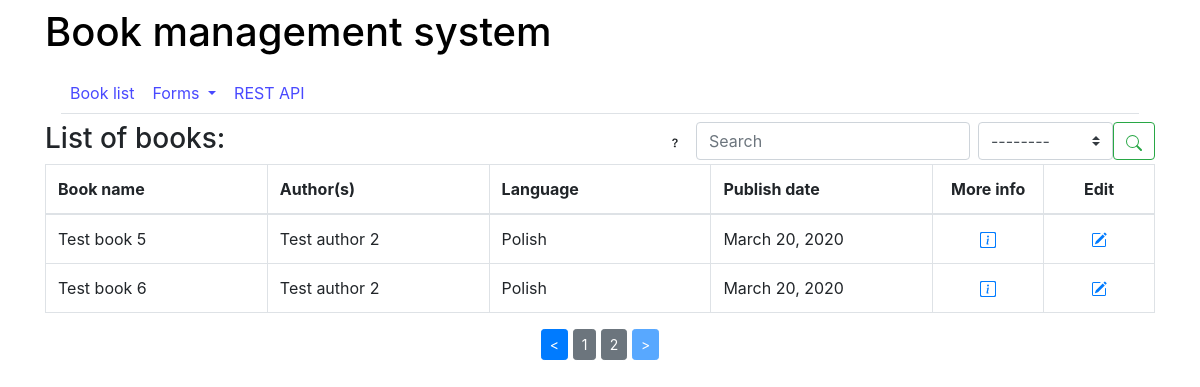
/book_list?page=2, run on an earlier commit of the app's database.
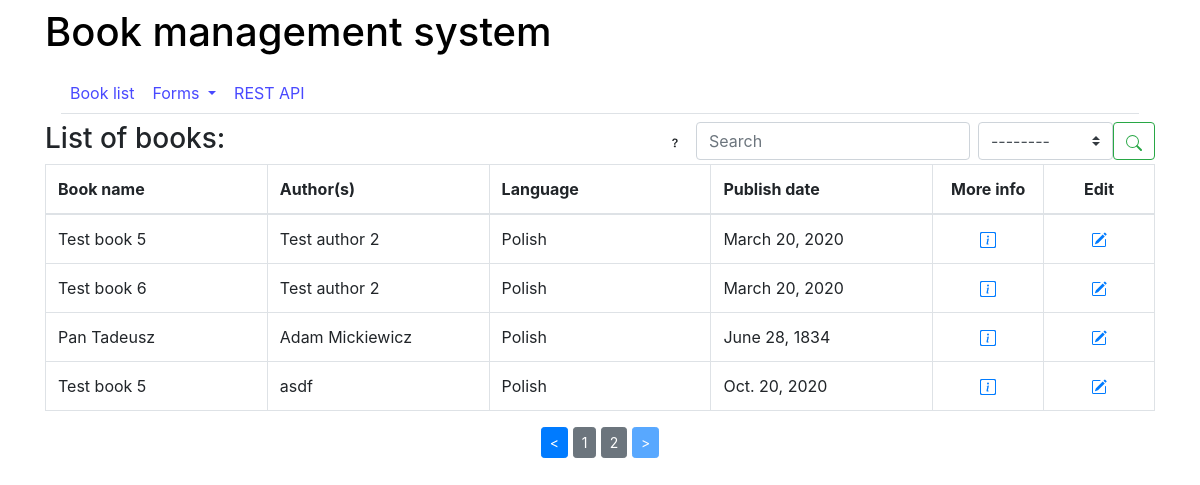
And on a later commit of the database.
### bookManagement/models.py (models this page shows)
class Book(models.Model):
    title = models.CharField(max_length = 50)
    authors = models.CharField(max_length = 50)
    publishedDate = models.DateField(help_text = "Use 'yyyy-mm-dd' date format. For example '2020-10-30'.")
    isbnType = models.CharField(max_length = 7, choices = ISBN_TYPE_CHOICES, help_text = "Choose type of ISBN normalization you want to use.")
    isbnId = models.CharField(max_length = 17, help_text = "Insert ISBN ID compatible with type you have chosen. For example (for ISBN-13): 978-2-1234-5680-3 or 9782123456803.")
    pageCount = models.PositiveIntegerField()
    image = models.URLField()
    language = models.CharField(max_length = 50)

### bookManagement/views.py (the view)
# urls.py: path('book_list', views.book_list, name='book_list'),
def book_list(request):
    try:
        book_list = Book.objects.all()
        page = request.GET.get('page', 1)
        paginator = Paginator(book_list, 5)
        try:
            books = paginator.page(page)
        except PageNotAnInteger:
            books = paginator.page(1)
        except EmptyPage:
            books = paginator.page(paginator.num_pages)
        return render(request, 'book_list.html', { 'books': books })
    except Exception as exception:
        error = "Something went wrong. If error occurs often please send error message contained below to administator."
        error_message = str(exception)
        return render(request, 'error.html', {'em':error_message, 'e':error})

### bookManagement/templates/book_list.html (shortened to what this page needs)
{% extends 'base.html' %}
{% block content %}
<div class="container">
    <div class="row">
        <div class="col">
            <h3>List of books:</h3>
        </div>
        <div class="col">
            <form method="GET" action="{% url 'book_search' %}"  role="form" class="form-inline float-right">
                <a type="button" class="btn btn-outline my-2 my-sm-0" data-toggle="modal" href="#ModalQuestionmark"></button>
                </a>
                <input class="form-control mr-sm-2" type="text" placeholder='Search' id="searchPlaceholder" aria-label="Search" name="keyword">
                <select class="browser-default custom-select" name="parameter">
                    <option selected="">--------</option>
                </select>
                <button class="btn btn-outline-success my-2 my-sm-0" type="submit">
                </button>
            </form>
        </div>
    </div>
    <div class="row" id="books">
        {% if books %}
            <div class="col-sm">
            <table class="table table-bordered">
                <thead>
                    <tr>
                        <th style="width: 20%">Book name</th>
                        <th style="width: 20%">Author(s)</th>
                        <th style="width: 20%">Language</th>
                        <th style="width: 20%">Publish date</th>
                        <th style="width: 10%" class="text-center">More info</th>
                        <th style="width: 10%" class="text-center">Edit</th>
                    </tr>
                </thead>
                <tbody>
                {% for book in books %}
                    <tr>
                        <td>{{ book.title }}</td>
                        <td>{{ book.authors }}</td>
                        <td>{{ book.language }}</td>
                        <td>{{ book.publishedDate }}</td>
                        <td class="text-center">
                            <a type="button" data-toggle="modal" href="#Modal{{ book.id }}"></button>
                            </a>
                        </td>
                        <td class="text-center">
                            <a href="{% url 'book_edit' book.id %} " type="button">
                            </a>
                        </td>
                    </tr>
                {% endfor %}
                </tbody>
            </table>
        {% else %}
            <div class="col-sm">
                <p>There are books in the system.</p>
            </div>
        {% endif %}
    </div>
</div>
<div class="container">
    <div class="row justify-content-center" id="pagination">
    {% if books.has_other_pages %}
        <div>
            {% if books.has_previous %}
                <a href="?page={{ books.previous_page_number }}" class="btn btn-primary btn-sm">&lt;</a>
            {% else %}
                <button class="btn btn-primary btn-sm disabled">&lt;</button>
            {% endif %}
            {% for i in books.paginator.page_range %}
                {% if packages.number == i %}
                <button class="active btn btn-secondary btn-sm"> {{ i }} <span class="sr-only">(current)</span></button>
                {% else %}
                <a href="?page={{ i }}" class="btn btn-secondary btn-sm"> {{ i }} </a>
                {% endif %}
            {% endfor %}
            {% if books.has_next %}
                <a href="?page={{ books.next_page_number }}" class="btn btn-primary btn-sm">&gt;</a>
            {% else %}
                <button class="btn btn-primary btn-sm disabled">&gt;</button>
            {% endif %}
        </div>
    {% endif %}
    </div>
</div>
{% endblock %}

### bookManagement/templates/base.html (shortened to what this page needs)
<!doctype html>
<html lang="pl">
  <head>
    <link rel="stylesheet" href="https://stackpath.bootstrapcdn.com/bootstrap/4.3.1/css/bootstrap.min.css">
  </head>
  <body>
	<div class="container">
        <h1 class="mt-2"> <a href="{% url 'index' %}" style="text-decoration: none; color: black;">Book management system</a></h1>
		<nav class="navbar navbar-expand-lg navbar-light">
			<div class="navbar-collapse collapse nav-tabs" id="navbarSupportedContent">
				<ul class="navbar-nav mr-auto">
					<li class="nav-item">
						<a class="nav-link" href="{% url 'book_list' %}" style="text-decoration: none; color: rgb(73, 73, 255);">Book list</a>
                    </li>
					<li class="nav-item dropdown">
                        <a class="nav-link dropdown-toggle" href="#"id="navbarDropdownMenuLink" role="button" data-toggle="dropdown" aria-haspopup="true" aria-expanded="false" style="text-decoration: none; color: rgb(73, 73, 255);">
                            Forms
                        </a>
                        <li class="nav-item">
                            <a class="nav-link" href="" style="text-decoration: none; color: rgb(73, 73, 255);">REST API</a>
                        </li>
                    </li>
				</ul>
			</div>
		</nav>
    </div>
	{% block content %}
	{% endblock %}
  </body>
</html>

What changed in the data, as far as the page shows it:
added Book: title "Pan Tadeusz", authors "Adam Mickiewicz", language "Polish", publishedDate "June 28, 1834"
added Book: title "Test book 5", authors "asdf", language "Polish", publishedDate "Oct. 20, 2020"
